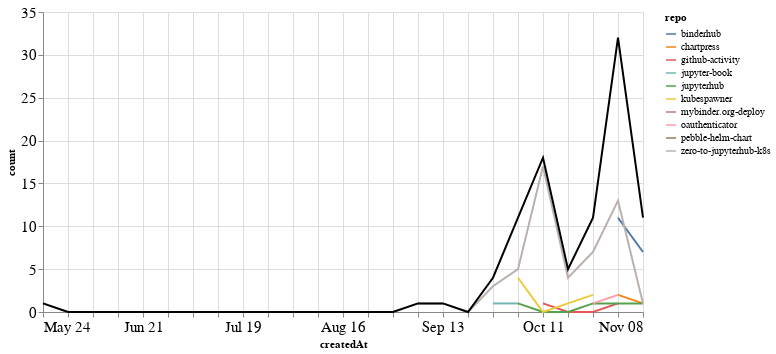

The notebook cell this image was saved under:
### Markdown cell above
## PRs

### Code cell
prs_time = prs.groupby('repo').resample('W', on='createdAt').count()['author'].reset_index()
prs_time = prs_time.rename(columns={'author': 'count'})
prs_time_total = prs_time.groupby('createdAt').agg({"count": "sum"}).reset_index()

ch1 = alt.Chart(prs_time, width=600).mark_line().encode(
    x='createdAt',
    y='count',
    color='repo',
    tooltip="repo"
)

ch2 = alt.Chart(prs_time_total, width=600).mark_line(color="black").encode(
    x='createdAt',
    y='count',
)

ch1 + ch2

### Figure 1 — Vega-Lite specification as saved in the notebook (floating-point values rounded to 4 significant figures)
{"config": {"axisLeft": {"labelFontSize": 15}, "axisBottom": {"labelFontSize": 15}}, "layer": [{"data": {"name": "data-222cbe20e33e33924622843e121dd045"}, "mark": "line", "encoding": {"color": {"type": "nominal", "field": "repo"}, "tooltip": {"type": "nominal", "field": "repo"}, "x": {"type": "temporal", "field": "createdAt"}, "y": {"type": "quantitative", "field": "count"}}, "width": 600}, {"data": {"name": "data-75e6138a7a29605e520b612f1e1d5936"}, "mark": {"type": "line", "color": "black"}, "encoding": {"x": {"type": "temporal", "field": "createdAt"}, "y": {"type": "quantitative", "field": "count"}}, "width": 600}], "$schema": "https://vega.github.io/schema/vega-lite/v4.8.1.json", "datasets": {"data-222cbe20e33e33924622843e121dd045": [{"repo": "binderhub", "createdAt": "2020-11-01T00:00:00", "count": 11}, {"repo": "binderhub", "createdAt": "2020-11-08T00:00:00", "count": 7}, {"repo": "chartpress", "createdAt": "2020-11-01T00:00:00", "count": 2}, {"repo": "chartpress", "createdAt": "2020-11-08T00:00:00", "count": 1}, {"repo": "github-activity", "createdAt": "2020-10-11T00:00:00", "count": 1}, {"repo": "github-activity", "createdAt": "2020-10-18T00:00:00", "count": 0}, {"repo": "github-activity", "createdAt": "2020-10-25T00:00:00", "count": 0}, {"repo": "github-activity", "createdAt": "2020-11-01T00:00:00", "count": 1}, {"repo": "jupyter-book", "createdAt": "2020-09-27T00:00:00", "count": 1}, {"repo": "jupyter-book", "createdAt": "2020-10-04T00:00:00", "count": 1}, {"repo": "jupyterhub", "createdAt": "2020-10-04T00:00:00", "count": 1}, {"repo": "jupyterhub", "createdAt": "2020-10-11T00:00:00", "count": 0}, {"repo": "jupyterhub", "createdAt": "2020-10-18T00:00:00", "count": 0}, {"repo": "jupyterhub", "createdAt": "2020-10-25T00:00:00", "count": 1}, {"repo": "jupyterhub", "createdAt": "2020-11-01T00:00:00", "count": 1}, {"repo": "jupyterhub", "createdAt": "2020-11-08T00:00:00", "count": 1}, {"repo": "kubespawner", "createdAt": "2020-10-04T00:00:00", "count": 4}, {"repo": "kubespawner", "createdAt": "2020-10-11T00:00:00", "count": 0}, {"repo": "kubespawner", "createdAt": "2020-10-18T00:00:00", "count": 1}, {"repo": "kubespawner", "createdAt": "2020-10-25T00:00:00", "count": 2}, {"repo": "mybinder.org-deploy", "createdAt": "2020-11-01T00:00:00", "count": 2}, {"repo": "oauthenticator", "createdAt": "2020-10-25T00:00:00", "count": 1}, {"repo": "oauthenticator", "createdAt": "2020-11-01T00:00:00", "count": 2}, {"repo": "pebble-helm-chart", "createdAt": "2020-11-08T00:00:00", "count": 1}, {"repo": "zero-to-jupyterhub-k8s", "createdAt": "2020-05-24T00:00:00", "count": 1}, {"repo": "zero-to-jupyterhub-k8s", "createdAt": "2020-05-31T00:00:00", "count": 0}, {"repo": "zero-to-jupyterhub-k8s", "createdAt": "2020-06-07T00:00:00", "count": 0}, {"repo": "zero-to-jupyterhub-k8s", "createdAt": "2020-06-14T00:00:00", "count": 0}, {"repo": "zero-to-jupyterhub-k8s", "createdAt": "2020-06-21T00:00:00", "count": 0}, {"repo": "zero-to-jupyterhub-k8s", "createdAt": "2020-06-28T00:00:00", "count": 0}, {"repo": "zero-to-jupyterhub-k8s", "createdAt": "2020-07-05T00:00:00", "count": 0}, {"repo": "zero-to-jupyterhub-k8s", "createdAt": "2020-07-12T00:00:00", "count": 0}, {"repo": "zero-to-jupyterhub-k8s", "createdAt": "2020-07-19T00:00:00", "count": 0}, {"repo": "zero-to-jupyterhub-k8s", "createdAt": "2020-07-26T00:00:00", "count": 0}, {"repo": "zero-to-jupyterhub-k8s", "createdAt": "2020-08-02T00:00:00", "count": 0}, {"repo": "zero-to-jupyterhub-k8s", "createdAt": "2020-08-09T00:00:00", "count": 0}, {"repo": "zero-to-jupyterhub-k8s", "createdAt": "2020-08-16T00:00:00", "count": 0}, {"repo": "zero-to-jupyterhub-k8s", "createdAt": "2020-08-23T00:00:00", "count": 0}, {"repo": "zero-to-jupyterhub-k8s", "createdAt": "2020-08-30T00:00:00", "count": 0}, {"repo": "zero-to-jupyterhub-k8s", "createdAt": "2020-09-06T00:00:00", "count": 1}, {"repo": "zero-to-jupyterhub-k8s", "createdAt": "2020-09-13T00:00:00", "count": 1}, {"repo": "zero-to-jupyterhub-k8s", "createdAt": "2020-09-20T00:00:00", "count": 0}, {"repo": "zero-to-jupyterhub-k8s", "createdAt": "2020-09-27T00:00:00", "count": 3}, {"repo": "zero-to-jupyterhub-k8s", "createdAt": "2020-10-04T00:00:00", "count": 5}, {"repo": "zero-to-jupyterhub-k8s", "createdAt": "2020-10-11T00:00:00", "count": 17}, {"repo": "zero-to-jupyterhub-k8s", "createdAt": "2020-10-18T00:00:00", "count": 4}, {"repo": "zero-to-jupyterhub-k8s", "createdAt": "2020-10-25T00:00:00", "count": 7}, {"repo": "zero-to-jupyterhub-k8s", "createdAt": "2020-11-01T00:00:00", "count": 13}, {"repo": "zero-to-jupyterhub-k8s", "createdAt": "2020-11-08T00:00:00", "count": 1}], "data-75e6138a7a29605e520b612f1e1d5936": [{"createdAt": "2020-05-24T00:00:00", "count": 1}, {"createdAt": "2020-05-31T00:00:00", "count": 0}, {"createdAt": "2020-06-07T00:00:00", "count": 0}, {"createdAt": "2020-06-14T00:00:00", "count": 0}, {"createdAt": "2020-06-21T00:00:00", "count": 0}, {"createdAt": "2020-06-28T00:00:00", "count": 0}, {"createdAt": "2020-07-05T00:00:00", "count": 0}, {"createdAt": "2020-07-12T00:00:00", "count": 0}, {"createdAt": "2020-07-19T00:00:00", "count": 0}, {"createdAt": "2020-07-26T00:00:00", "count": 0}, {"createdAt": "2020-08-02T00:00:00", "count": 0}, {"createdAt": "2020-08-09T00:00:00", "count": 0}, {"createdAt": "2020-08-16T00:00:00", "count": 0}, {"createdAt": "2020-08-23T00:00:00", "count": 0}, {"createdAt": "2020-08-30T00:00:00", "count": 0}, {"createdAt": "2020-09-06T00:00:00", "count": 1}, {"createdAt": "2020-09-13T00:00:00", "count": 1}, {"createdAt": "2020-09-20T00:00:00", "count": 0}, {"createdAt": "2020-09-27T00:00:00", "count": 4}, {"createdAt": "2020-10-04T00:00:00", "count": 11}, {"createdAt": "2020-10-11T00:00:00", "count": 18}, {"createdAt": "2020-10-18T00:00:00", "count": 5}, {"createdAt": "2020-10-25T00:00:00", "count": 11}, {"createdAt": "2020-11-01T00:00:00", "count": 32}, {"createdAt": "2020-11-08T00:00:00", "count": 11}]}}
